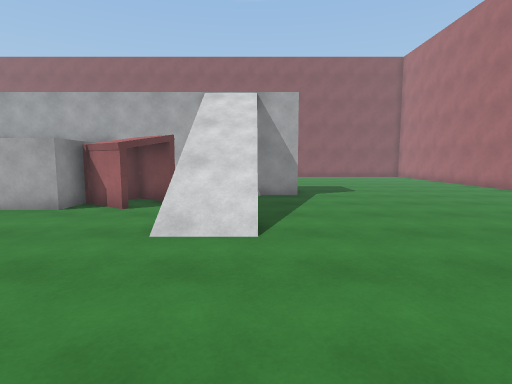
View 1 (above)

20 first-person views from a walk through a 3-D level made in the Unity game engine. The camera is 1.4 m above the floor, tilts 6° down and sees 80° across. The floor is counted in squares, 1 m on a side. Each view is taken from the middle of a square. On the plan, view 1 faces up. The plan holds only what a view shows up to about 14 squares ahead; the rest is blank. The place goes on beyond the plan. The player is left out.

View 2
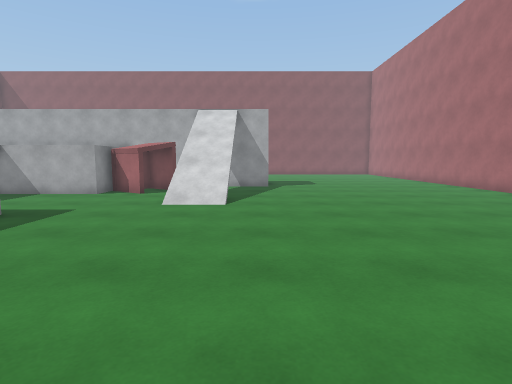

View 3
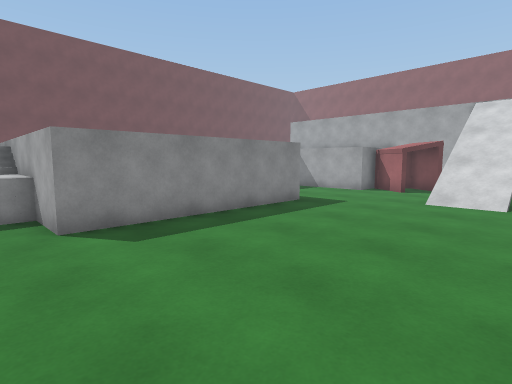

View 4
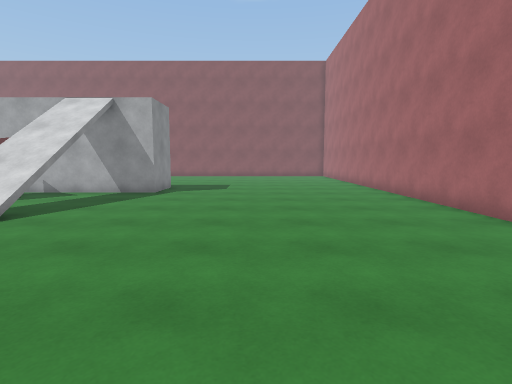

View 5
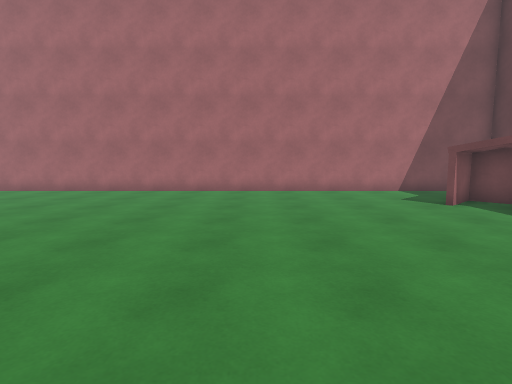

View 6
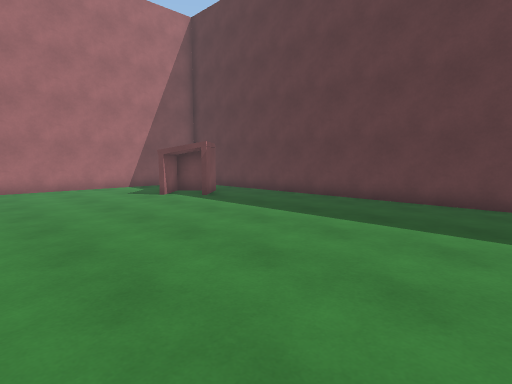

View 7
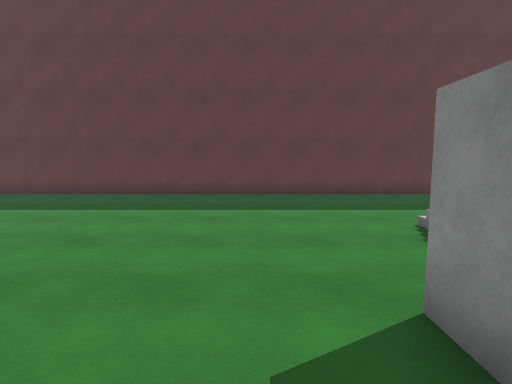

View 8
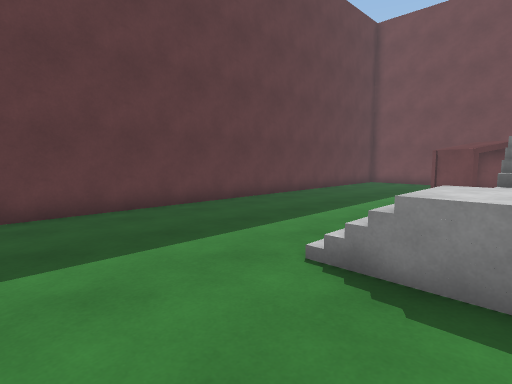

View 9
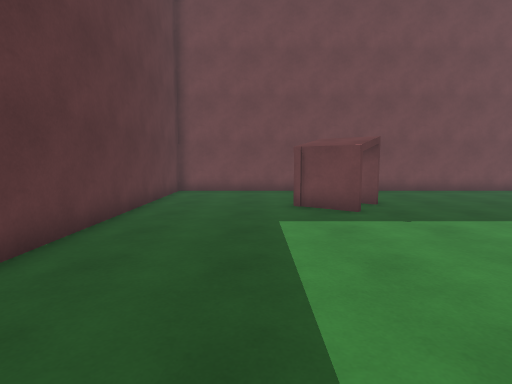

View 10
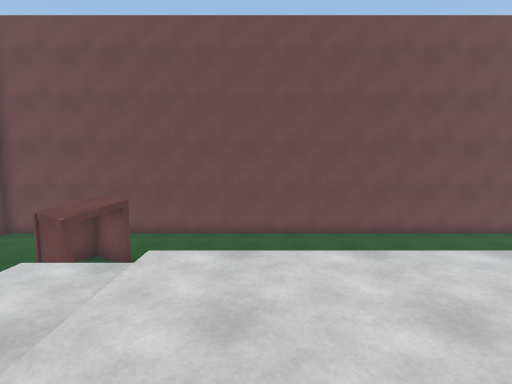

View 11
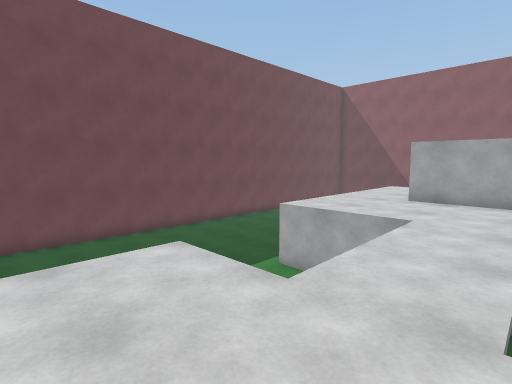

View 12
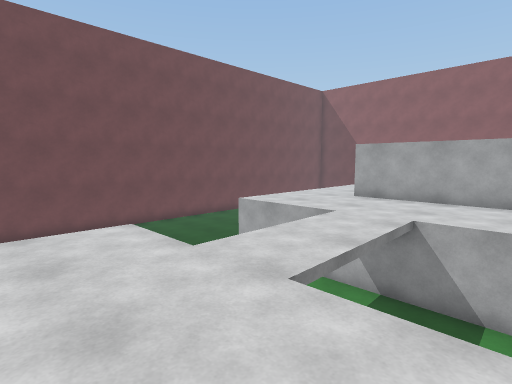

View 13
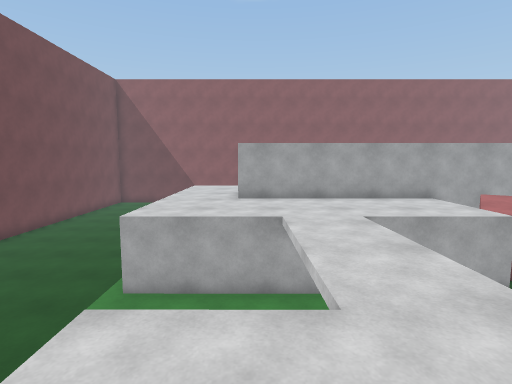

View 14
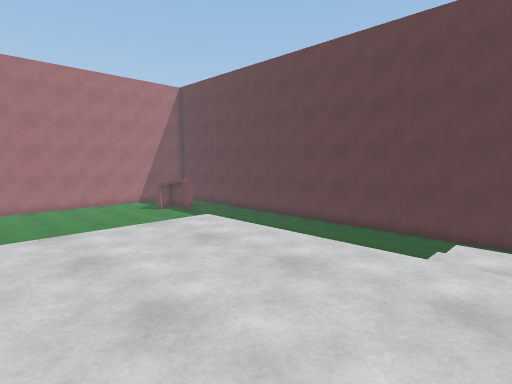

View 15
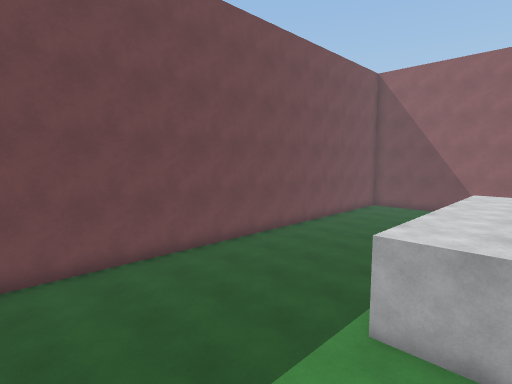

View 16
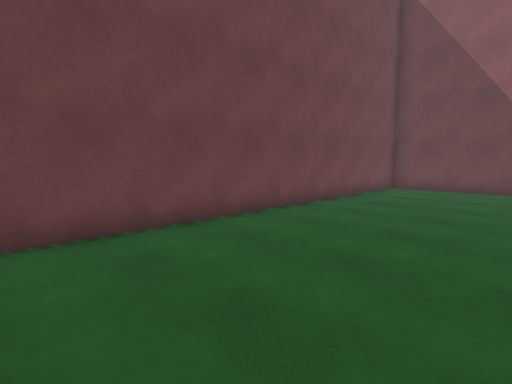

View 17
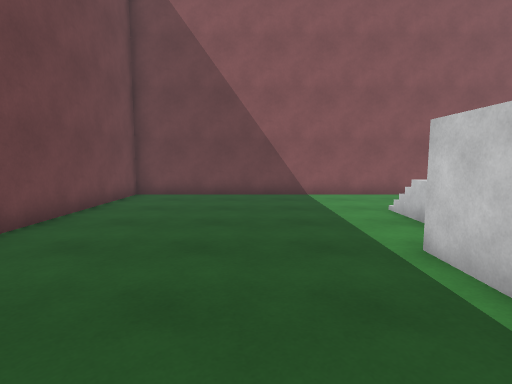

View 18
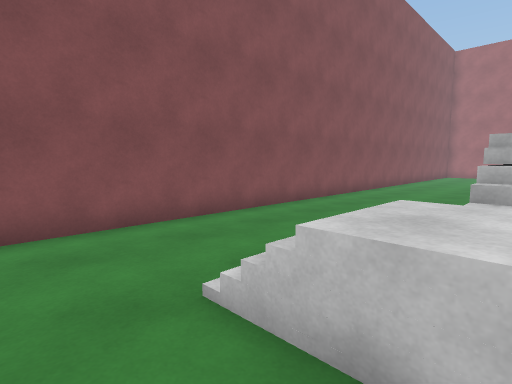

View 19
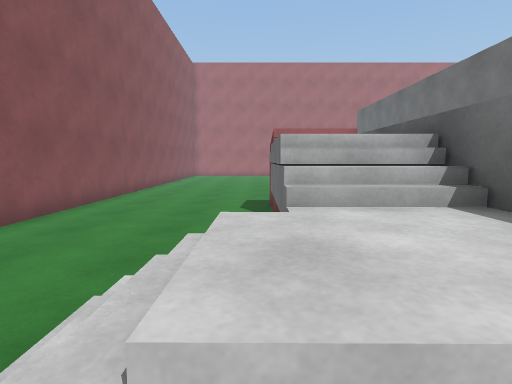

View 20
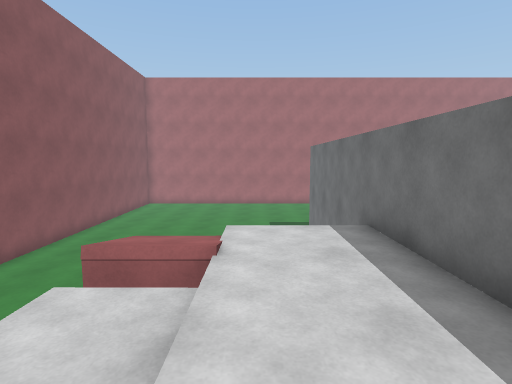

### Floor plan
Key: @ floor where view 1 was taken; # wall or solid block; x gap in a wall; . main floor; : floor 1 m higher than the main floor; + floor 1.75 m higher than the main floor; * floor 2 m higher than the main floor; / step, stairs or slope; = window, fence, low wall or low ledge; ^ raised ledge; v drop or lower ground.
Columns run from 23 left of view 1 to 12 right of it. Each row starts with its distance up from view 1.
 25 ##########################
 24 #.........................
 23 #.........................
 22 #....................... .
 21 #........///...........
 20 #........::#vvv........
 19 #........:://++#.+
 18 #.......#  =/++v +
 17 #.......** * *****
 16 #.......**   *****
 15 #.......**   *****
 14 #...... **    ############.........
 13 #...... **    ##### ######.........#
 12 #...... **################.........#
 11 #.......**********^##..............#
 10 #.......**********###..............#
  9 #.......**********##...............#
  8 #....................x//...........#
  7 #........      ......#//...........#
  6 #.......        .....///...........#
  5 #.......        ...................#
  4 #.....     vv.vvv#.................#
  3 #....    .******* .................#
  2 #...     .******  .................#
  1 #...     .********.................#
  0 #...     .********.....@...........#
 -1 #...     .********.................#
 -2 #.....   .********.................#
 -3 #......  .********.................#
 -4 #.......  +++/vvvv.................#
 -5 #........ +++/::...................#
 -6 #.........v vv::...................#
 -7 #...#.#.....   /...................#
 -8 #  .###............................#
 -9 #.............................##...#
-10 #.............................##...#
-11 #.............................##  .#
-12 #.............................     #
-13 #.............................
-14 ###############################

Where each view was taken, in squares from view 1:
view 1: 0 up, 0 right, facing up
view 2: 4 down, 1 right, facing up
view 3: 5 down, 1 right, facing up-left
view 4: 1 down, 6 right, facing up
view 5: 3 down, 2 left, facing right
view 6: 3 down, 4 left, facing down-right
view 7: 1 down, 4 left, facing down
view 8: 5 down, 4 left, facing down-left
view 9: 10 down, 9 left, facing left
view 10: 2 down, 9 left, facing left
view 11: 1 up, 9 left, facing up-left
view 12: 1 up, 7 left, facing up-left
view 13: 1 up, 12 left, facing up
view 14: 1 up, 12 left, facing down-right
view 15: 3 up, 13 left, facing up-left
view 16: 10 up, 17 left, facing up-left
view 17: 13 up, 18 left, facing up
view 18: 19 up, 16 left, facing up-right
view 19: 20 up, 15 left, facing right
view 20: 17 up, 12 left, facing right
